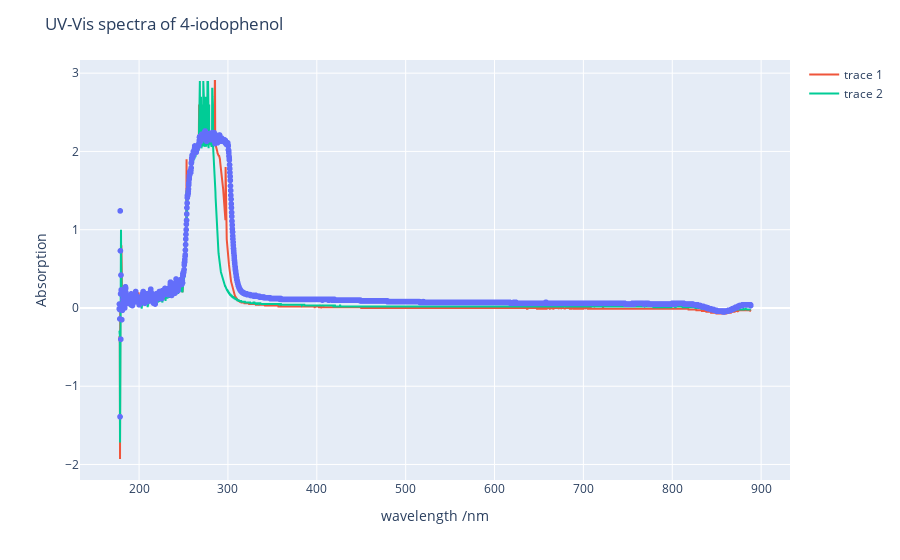

Notebook code for this chart:
### Code cell
import plotly.express as px
fig = px.scatter(x=all_data_three.w_NaOH, y=all_data_three.A_NaOH )
fig.add_scatter(x=all_data_three.w_buffer, y=all_data_three.A_buffer)
fig.add_scatter(x = all_data_three.w_HCl, y=all_data_three.A_HCl)
fig.update_layout(
    title="UV-Vis spectra of 4-iodophenol",
    xaxis_title="wavelength /nm ",
    yaxis_title="Absorption")
fig.show()

### Figure 1 — Plotly figure (JSON) as saved in the notebook; plotly's stock layout.template omitted (floating-point values rounded to 4 significant figures; data arrays with more than 128 entries replaced by an {"elided": "..."} marker saying what was removed)
{"data": [{"hovertemplate": "x=%{x}<br>y=%{y}<extra></extra>", "legendgroup": "", "marker": {"color": "#636efa", "symbol": "circle"}, "mode": "markers", "name": "", "showlegend": false, "type": "scattergl", "x": {"elided": "3648 float values"}, "xaxis": "x", "y": {"elided": "3648 float values"}, "yaxis": "y"}, {"type": "scatter", "x": {"elided": "3648 float values"}, "y": {"elided": "3648 float values"}}, {"type": "scatter", "x": {"elided": "3648 float values"}, "y": {"elided": "3648 float values"}}], "layout": {"legend": {"tracegroupgap": 0}, "margin": {"t": 60}, "title": {"text": "UV-Vis spectra of 4-iodophenol"}, "xaxis": {"anchor": "y", "domain": [0, 1], "title": {"text": "wavelength /nm "}}, "yaxis": {"anchor": "x", "domain": [0, 1], "title": {"text": "Absorption"}}}}
